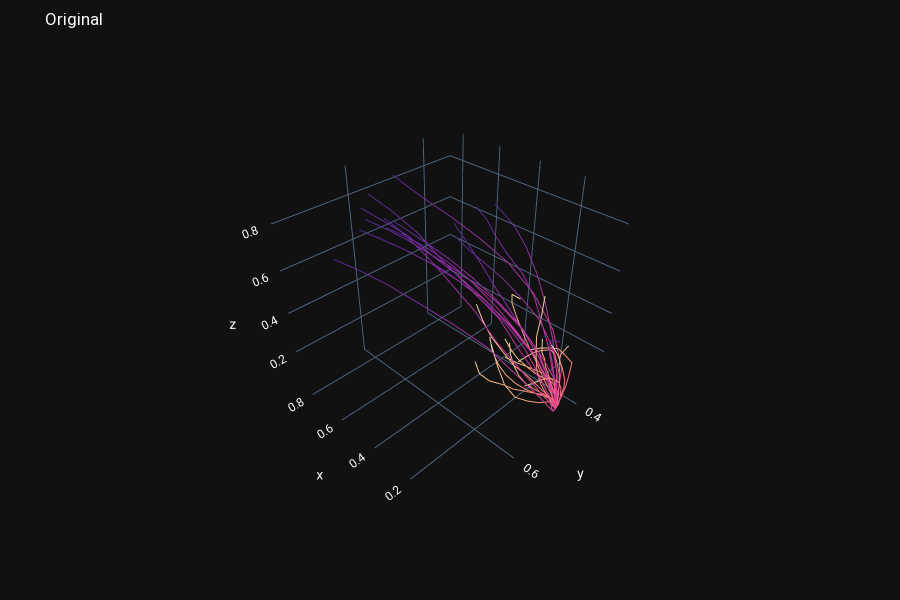
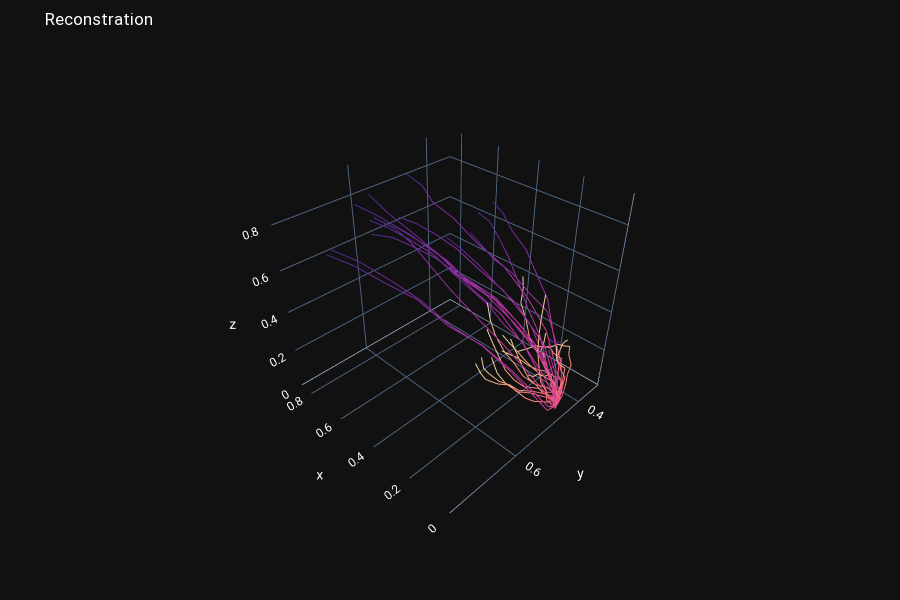
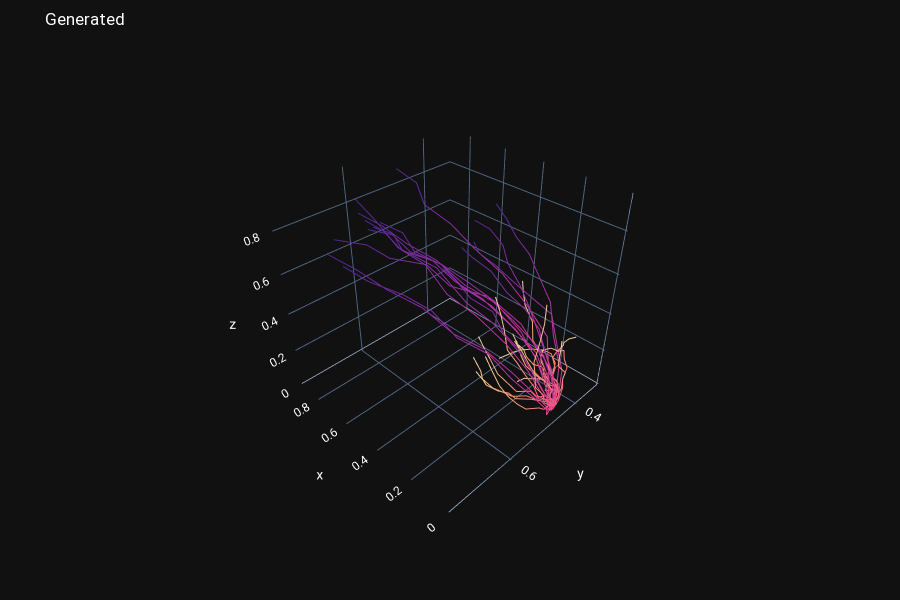

These figures' notebook cell, in order:
### Code cell
check_original_reconstructed_generated(model, project_config)
